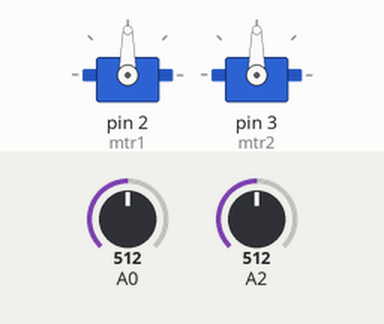
This sketch was run on a simulated Arduino Uno, built with avr-gcc and run on an emulated ATmega328P. Parts: 2 × servo. The test bench sets the inputs (shaded band); at power-on: A0 = 512, A2 = 512.

Above: at 2.2 s.
2.3 s: A0 set to 716
At 3.5 s:
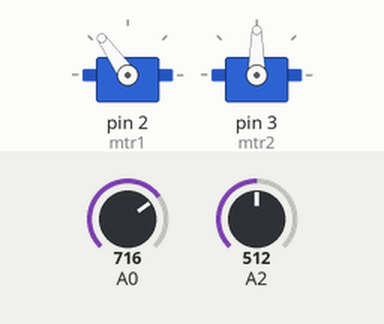
3.8 s: A2 set to 716
At 4.9 s:
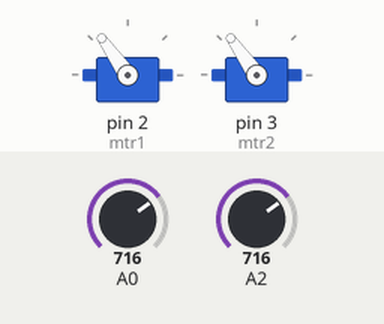
5.3 s: A0 set to 900
At 6.5 s:
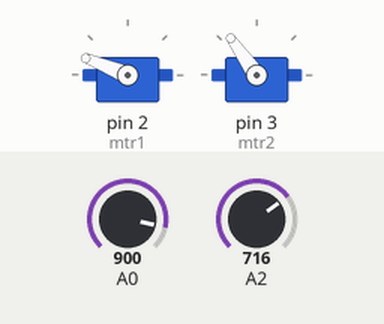
6.8 s: A2 set to 900
At 8.0 s:
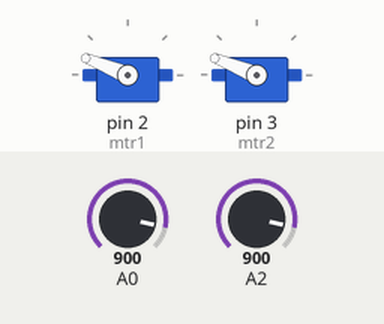
8.3 s: A0 set to 1023
At 9.5 s:
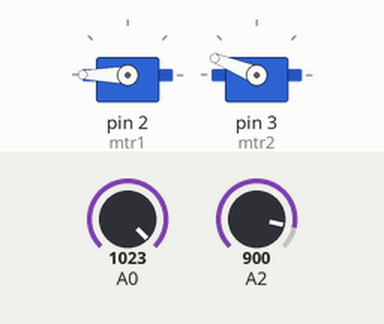
9.8 s: A2 set to 1023
At 11.1 s:
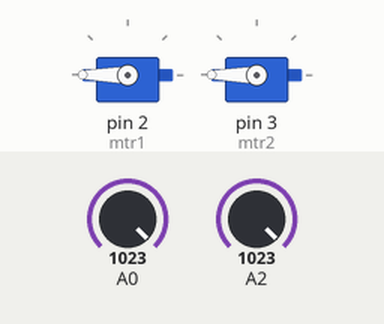
Timing chart, 0 to 12.3 s (numbered marks = the images above; inputs shaded):
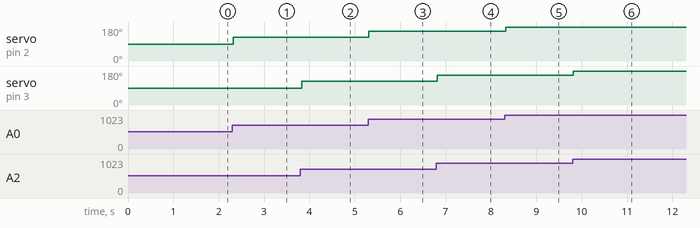

The sketch:

sketch_jan08a.ino
```cpp
#include <Servo.h>
Servo mtr1;
Servo mtr2;
int aci1=0;
int aci2=0;

void setup(){
    mtr1.attach(2);
    mtr2.attach(3);
				delay(1000);
				Serial.println(9600);

				}
void loop(){
    aci1= map(analogRead(A0),1,1023,0,180);
				aci2=map(analogRead(A2),1,1023,0,180);
    mtr1.write(aci1);
    mtr2.write(aci2);
    Serial.print(aci1);
    delay(10);
    Serial.print("   ");
    delay(10);
    Serial.println(aci2);
    delay(10);
				}// LOOP
```

Measured:
- after the input at 2.3 s, servo on pin 2 (mtr1): 90° → 125° at once
- after the input at 3.8 s, servo on pin 3 (mtr2): 90° → 125° at once
- after the input at 5.3 s, servo on pin 2 (mtr1): 125° → 158° at once
- after the input at 6.8 s, servo on pin 3 (mtr2): 125° → 158° at once
- after the input at 8.3 s, servo on pin 2 (mtr1): 158° → 180° at once
- after the input at 9.8 s, servo on pin 3 (mtr2): 158° → 180° at once
